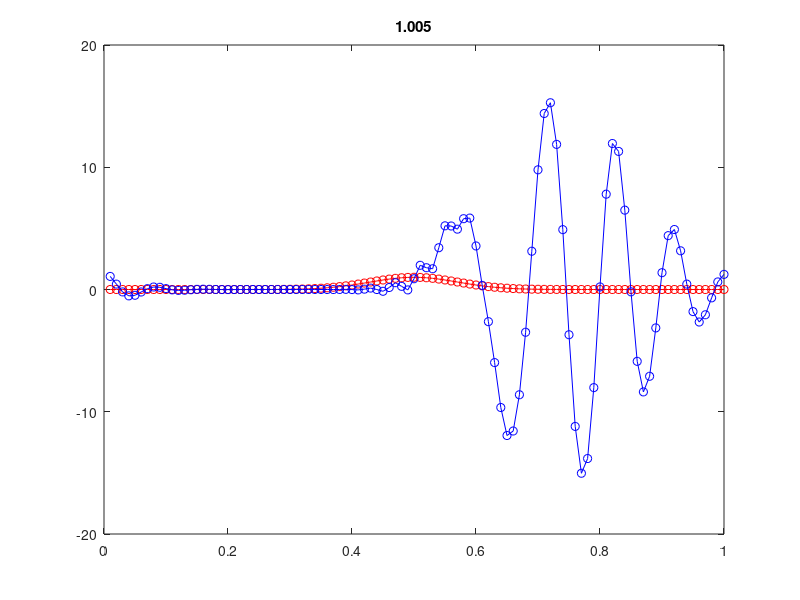

Write MATLAB code to recreate this figure.
clear;

% Parameters for the system
c=1;
tau=0.015;
h=0.01;
steps=ceil(1/(c*tau));     % pulse loops through system once

% Extent of the system
x=h:h:1;       % no mesh point at x=0 due to periodic boundary conditions
m=length(x);

% Diagonal matrix to implement the spatial first-derivative
D=diag(ones(m-1,1),+1);
D=D-diag(ones(m-1,1),-1);

% Additional elements for periodic boundary conditions
D(m,1)=1;
D(1,m)=-1;

% Construct the spatial-averaging matrix
av=0.5*abs(D);

% Construct the matrix for the spatial second-derivative
D2=abs(D)-2*eye(m);

% FTCS update matrix
%mat=eye(m) + c*tau/(2*h)*D;

% Lax update matrix
 mat=av + c*tau/(2*h)*D;

% Lax-Wendroff update matrix
% mat=eye(m) + c*tau/(2*h)*D + 0.5*(c*tau/h)^2*D2;

% Initial conditions (Gaussian pulse at x=0.5)
wave=exp(-100*(x-0.5).^2)';
wave0=wave; 

% Main loop
for n=1:steps
    wave=mat*wave;    % Update current values

    plot(x,wave0,'ro-',x,wave,'bo-')
    title(n*tau)        
    drawnow
end
disp(abs(max(eig(mat))))

